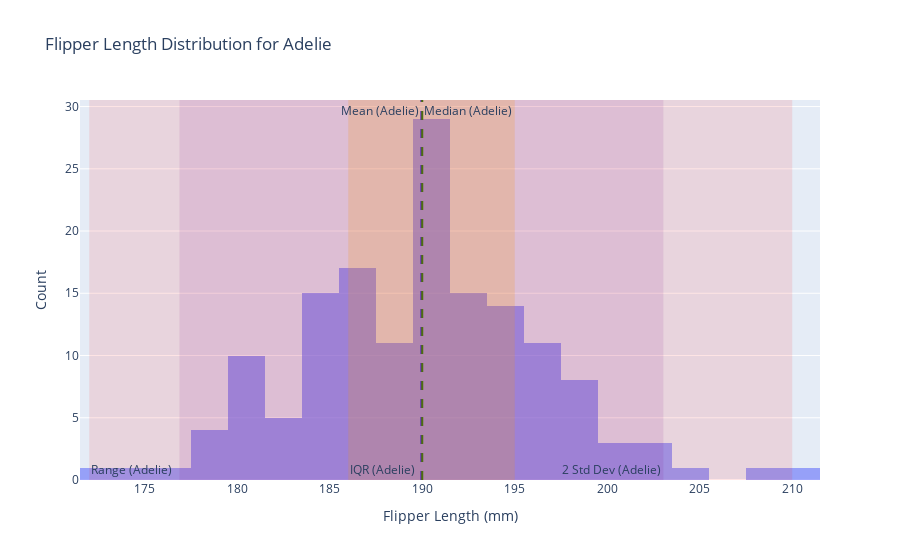
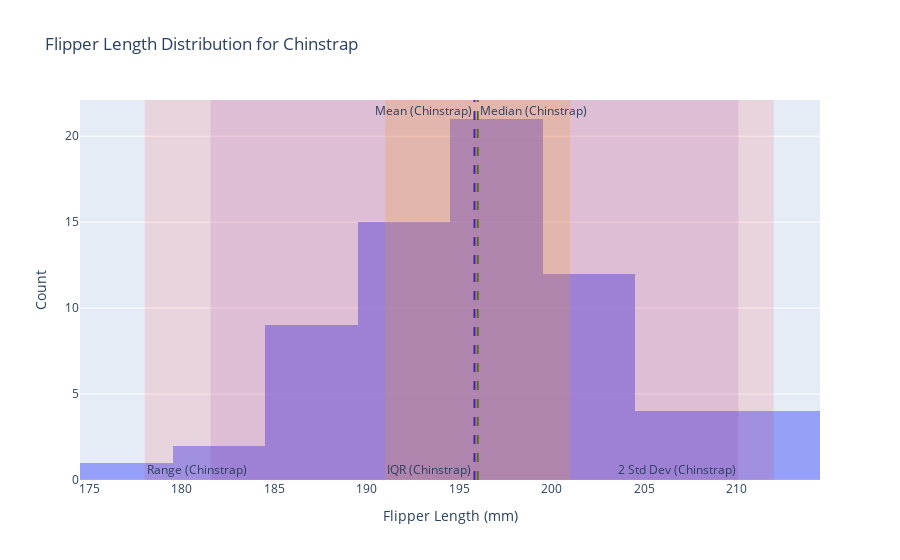
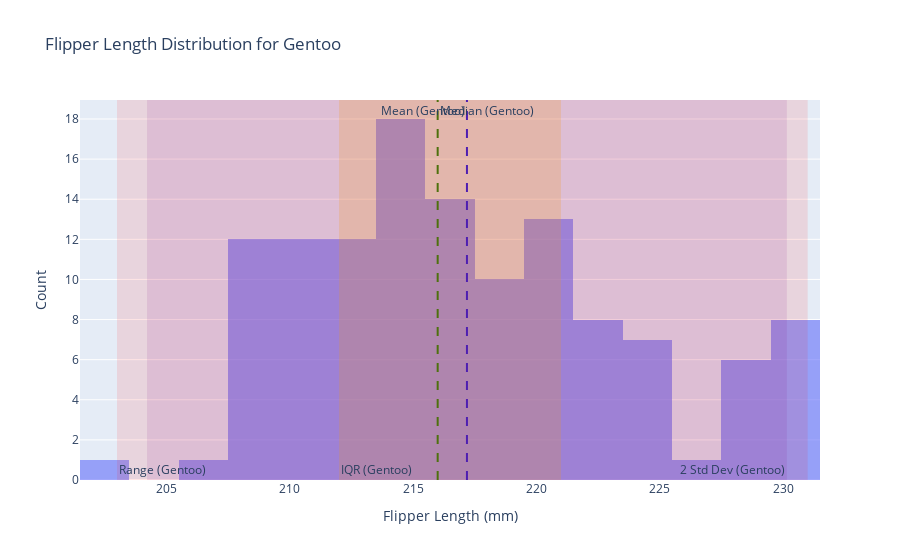

The cell these charts' notebook holds for them, in order:
### Code cell
import pandas as pd
import plotly.graph_objects as go

# Load the dataset
url = "https://raw.githubusercontent.com/mwaskom/seaborn-data/master/penguins.csv"
penguins = pd.read_csv(url)

# Filter out rows with missing values in flipper_length_mm
penguins = penguins.dropna(subset=["flipper_length_mm"])

# Function to calculate statistics
def calculate_statistics(data):
    mean = data.mean()
    median = data.median()
    min_val = data.min()
    max_val = data.max()
    std = data.std()
    iqr = data.quantile(0.75) - data.quantile(0.25)
    lower_iqr = data.quantile(0.25)
    upper_iqr = data.quantile(0.75)
    return mean, median, min_val, max_val, std, iqr, lower_iqr, upper_iqr

# Create histograms for each species
species_list = penguins['species'].unique()

# Iterate over each species and create separate figures
for idx, species in enumerate(species_list):
    # Filter the data for the species
    species_data = penguins[penguins['species'] == species]
    
    # Calculate statistics
    flipper_length = species_data['flipper_length_mm']
    mean, median, min_val, max_val, std, iqr, lower_iqr, upper_iqr = calculate_statistics(flipper_length)
    
    # Initialize a new figure for each species
    fig = go.Figure()
    
    # Add histogram
    fig.add_trace(go.Histogram(x=flipper_length, name=species, opacity=0.6))
    
    # Add lines for mean and median
    fig.add_vline(x=mean, line=dict(color='blue', dash='dash'), annotation_text=f"Mean ({species})", annotation_position="top left")
    fig.add_vline(x=median, line=dict(color='green', dash='dash'), annotation_text=f"Median ({species})", annotation_position="top right")
    
    # Add rectangles for scales
    # Range (min to max)
    fig.add_vrect(x0=min_val, x1=max_val, fillcolor="red", opacity=0.1, line_width=0, annotation_text=f"Range ({species})", annotation_position="bottom left")
    
    # Interquartile range
    fig.add_vrect(x0=lower_iqr, x1=upper_iqr, fillcolor="orange", opacity=0.2, line_width=0, annotation_text=f"IQR ({species})", annotation_position="bottom left")
    
    # 2 standard deviations from the mean
    fig.add_vrect(x0=mean - 2 * std, x1=mean + 2 * std, fillcolor="purple", opacity=0.1, line_width=0, annotation_text=f"2 Std Dev ({species})", annotation_position="bottom right")
    
    # Update layout for each figure
    fig.update_layout(
        title=f"Flipper Length Distribution for {species}",
        xaxis_title="Flipper Length (mm)",
        yaxis_title="Count",
        legend_title="Statistics",
        barmode="overlay",
    )
    
    # Show the plot for each species
    fig.show()

### Figure 1 — Plotly figure (JSON) as saved in the notebook; plotly's stock layout.template omitted (floating-point values rounded to 4 significant figures; data arrays with more than 128 entries replaced by an {"elided": "..."} marker saying what was removed)
{"data": [{"name": "Adelie", "opacity": 0.6, "type": "histogram", "x": {"elided": "151 int values"}}], "layout": {"annotations": [{"showarrow": false, "text": "Mean (Adelie)", "x": 190.0, "xanchor": "right", "xref": "x", "y": 1, "yanchor": "top", "yref": "y domain"}, {"showarrow": false, "text": "Median (Adelie)", "x": 190, "xanchor": "left", "xref": "x", "y": 1, "yanchor": "top", "yref": "y domain"}, {"showarrow": false, "text": "Range (Adelie)", "x": 172, "xanchor": "left", "xref": "x", "y": 0, "yanchor": "bottom", "yref": "y domain"}, {"showarrow": false, "text": "IQR (Adelie)", "x": 186, "xanchor": "left", "xref": "x", "y": 0, "yanchor": "bottom", "yref": "y domain"}, {"showarrow": false, "text": "2 Std Dev (Adelie)", "x": 203.0, "xanchor": "right", "xref": "x", "y": 0, "yanchor": "bottom", "yref": "y domain"}], "barmode": "overlay", "legend": {"title": {"text": "Statistics"}}, "shapes": [{"line": {"color": "blue", "dash": "dash"}, "type": "line", "x0": 190.0, "x1": 190.0, "xref": "x", "y0": 0, "y1": 1, "yref": "y domain"}, {"line": {"color": "green", "dash": "dash"}, "type": "line", "x0": 190, "x1": 190, "xref": "x", "y0": 0, "y1": 1, "yref": "y domain"}, {"fillcolor": "red", "line": {"width": 0}, "opacity": 0.1, "type": "rect", "x0": 172, "x1": 210, "xref": "x", "y0": 0, "y1": 1, "yref": "y domain"}, {"fillcolor": "orange", "line": {"width": 0}, "opacity": 0.2, "type": "rect", "x0": 186, "x1": 195, "xref": "x", "y0": 0, "y1": 1, "yref": "y domain"}, {"fillcolor": "purple", "line": {"width": 0}, "opacity": 0.1, "type": "rect", "x0": 176.9, "x1": 203.0, "xref": "x", "y0": 0, "y1": 1, "yref": "y domain"}], "title": {"text": "Flipper Length Distribution for Adelie"}, "xaxis": {"title": {"text": "Flipper Length (mm)"}}, "yaxis": {"title": {"text": "Count"}}}}

### Figure 2 — Plotly figure (JSON) as saved in the notebook; plotly's stock layout.template omitted (floating-point values rounded to 4 significant figures)
{"data": [{"name": "Chinstrap", "opacity": 0.6, "type": "histogram", "x": [192, 196, 193, 188, 197, 198, 178, 197, 195, 198, 193, 194, 185, 201, 190, 201, 197, 181, 190, 195, 181, 191, 187, 193, 195, 197, 200, 200, 191, 205, 187, 201, 187, 203, 195, 199, 195, 210, 192, 205, 210, 187, 196, 196, 196, 201, 190, 212, 187, 198, 199, 201, 193, 203, 187, 197, 191, 203, 202, 194, 206, 189, 195, 207, 202, 193, 210, 198]}], "layout": {"annotations": [{"showarrow": false, "text": "Mean (Chinstrap)", "x": 195.8, "xanchor": "right", "xref": "x", "y": 1, "yanchor": "top", "yref": "y domain"}, {"showarrow": false, "text": "Median (Chinstrap)", "x": 196, "xanchor": "left", "xref": "x", "y": 1, "yanchor": "top", "yref": "y domain"}, {"showarrow": false, "text": "Range (Chinstrap)", "x": 178, "xanchor": "left", "xref": "x", "y": 0, "yanchor": "bottom", "yref": "y domain"}, {"showarrow": false, "text": "IQR (Chinstrap)", "x": 191, "xanchor": "left", "xref": "x", "y": 0, "yanchor": "bottom", "yref": "y domain"}, {"showarrow": false, "text": "2 Std Dev (Chinstrap)", "x": 210.1, "xanchor": "right", "xref": "x", "y": 0, "yanchor": "bottom", "yref": "y domain"}], "barmode": "overlay", "legend": {"title": {"text": "Statistics"}}, "shapes": [{"line": {"color": "blue", "dash": "dash"}, "type": "line", "x0": 195.8, "x1": 195.8, "xref": "x", "y0": 0, "y1": 1, "yref": "y domain"}, {"line": {"color": "green", "dash": "dash"}, "type": "line", "x0": 196, "x1": 196, "xref": "x", "y0": 0, "y1": 1, "yref": "y domain"}, {"fillcolor": "red", "line": {"width": 0}, "opacity": 0.1, "type": "rect", "x0": 178, "x1": 212, "xref": "x", "y0": 0, "y1": 1, "yref": "y domain"}, {"fillcolor": "orange", "line": {"width": 0}, "opacity": 0.2, "type": "rect", "x0": 191, "x1": 201, "xref": "x", "y0": 0, "y1": 1, "yref": "y domain"}, {"fillcolor": "purple", "line": {"width": 0}, "opacity": 0.1, "type": "rect", "x0": 181.6, "x1": 210.1, "xref": "x", "y0": 0, "y1": 1, "yref": "y domain"}], "title": {"text": "Flipper Length Distribution for Chinstrap"}, "xaxis": {"title": {"text": "Flipper Length (mm)"}}, "yaxis": {"title": {"text": "Count"}}}}

### Figure 3 — Plotly figure (JSON) as saved in the notebook; plotly's stock layout.template omitted (floating-point values rounded to 4 significant figures)
{"data": [{"name": "Gentoo", "opacity": 0.6, "type": "histogram", "x": [211, 230, 210, 218, 215, 210, 211, 219, 209, 215, 214, 216, 214, 213, 210, 217, 210, 221, 209, 222, 218, 215, 213, 215, 215, 215, 216, 215, 210, 220, 222, 209, 207, 230, 220, 220, 213, 219, 208, 208, 208, 225, 210, 216, 222, 217, 210, 225, 213, 215, 210, 220, 210, 225, 217, 220, 208, 220, 208, 224, 208, 221, 214, 231, 219, 230, 214, 229, 220, 223, 216, 221, 221, 217, 216, 230, 209, 220, 215, 223, 212, 221, 212, 224, 212, 228, 218, 218, 212, 230, 218, 228, 212, 224, 214, 226, 216, 222, 203, 225, 219, 228, 215, 228, 216, 215, 210, 219, 208, 209, 216, 229, 213, 230, 217, 230, 217, 222, 214, 215, 222, 212, 213]}], "layout": {"annotations": [{"showarrow": false, "text": "Mean (Gentoo)", "x": 217.2, "xanchor": "right", "xref": "x", "y": 1, "yanchor": "top", "yref": "y domain"}, {"showarrow": false, "text": "Median (Gentoo)", "x": 216, "xanchor": "left", "xref": "x", "y": 1, "yanchor": "top", "yref": "y domain"}, {"showarrow": false, "text": "Range (Gentoo)", "x": 203, "xanchor": "left", "xref": "x", "y": 0, "yanchor": "bottom", "yref": "y domain"}, {"showarrow": false, "text": "IQR (Gentoo)", "x": 212, "xanchor": "left", "xref": "x", "y": 0, "yanchor": "bottom", "yref": "y domain"}, {"showarrow": false, "text": "2 Std Dev (Gentoo)", "x": 230.2, "xanchor": "right", "xref": "x", "y": 0, "yanchor": "bottom", "yref": "y domain"}], "barmode": "overlay", "legend": {"title": {"text": "Statistics"}}, "shapes": [{"line": {"color": "blue", "dash": "dash"}, "type": "line", "x0": 217.2, "x1": 217.2, "xref": "x", "y0": 0, "y1": 1, "yref": "y domain"}, {"line": {"color": "green", "dash": "dash"}, "type": "line", "x0": 216, "x1": 216, "xref": "x", "y0": 0, "y1": 1, "yref": "y domain"}, {"fillcolor": "red", "line": {"width": 0}, "opacity": 0.1, "type": "rect", "x0": 203, "x1": 231, "xref": "x", "y0": 0, "y1": 1, "yref": "y domain"}, {"fillcolor": "orange", "line": {"width": 0}, "opacity": 0.2, "type": "rect", "x0": 212, "x1": 221, "xref": "x", "y0": 0, "y1": 1, "yref": "y domain"}, {"fillcolor": "purple", "line": {"width": 0}, "opacity": 0.1, "type": "rect", "x0": 204.2, "x1": 230.2, "xref": "x", "y0": 0, "y1": 1, "yref": "y domain"}], "title": {"text": "Flipper Length Distribution for Gentoo"}, "xaxis": {"title": {"text": "Flipper Length (mm)"}}, "yaxis": {"title": {"text": "Count"}}}}
